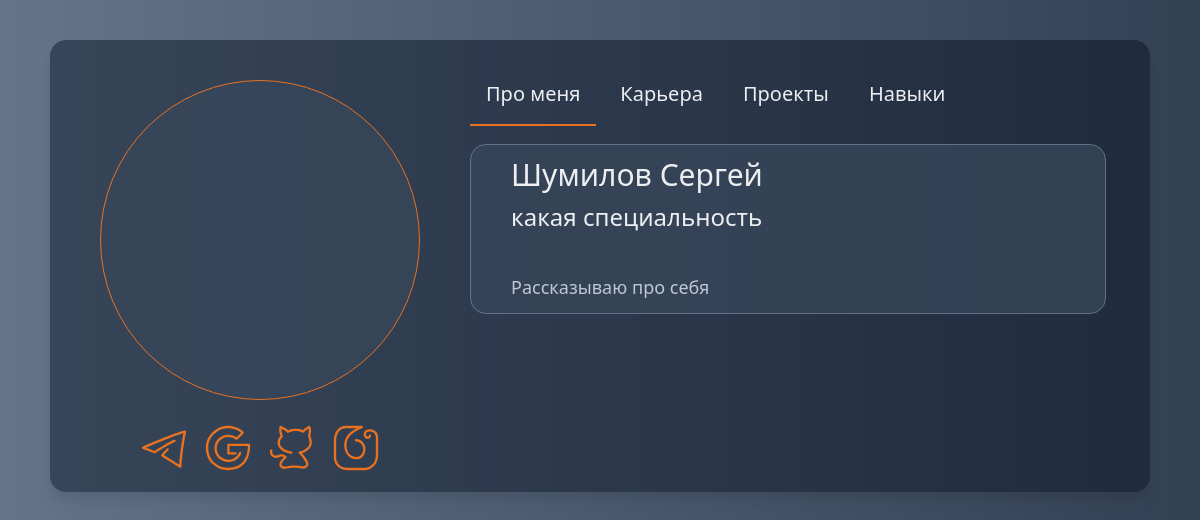
The app's page /, older data.
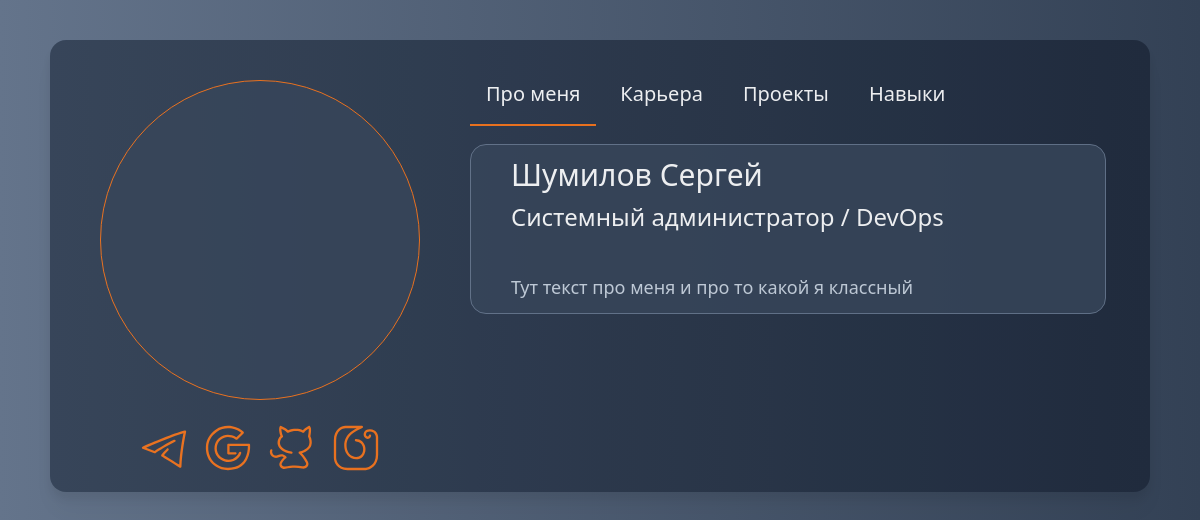
The same page, newer data.
### api/models.py (models this page shows, shortened)
class Bio(models.Model):
    name = models.CharField(max_length=200)
    position = models.CharField(max_length=200)
    about_me = models.TextField(default=None)

### api/views.py (the view)
# urls.py: path('', Main.as_view(), name='main'),
class Main(View):
    def get(self, request):
        skills = Skills.objects.all()
        bio = Bio.objects.get(name="Шумилов Сергей")
        projects = Projects.objects.all()
        feedback = Feedback.objects.all()
        jobs = Job.objects.all().order_by('-id')
        return render(request, 'index.html', {
            "skills":skills,
            "bio":bio,
            "projects":projects,
            "feedback":feedback,
            "jobs":jobs
        })

### api/templates/index.html (shortened to what this page needs)
{% load static tailwind_tags %}
{% load static %}
<!DOCTYPE html>
<html lang="en">
<head>
{% tailwind_css %}
</head>
<body class="bg-gradient-to-r from-slate-500 to-slate-700 pt-10 ">
    <div class="bg-gradient-to-r drop-shadow-xl from-slate-700 to-slate-800 opacity-90 min-w-[480px] w-3/5 flex h-full mx-auto items-center rounded-2xl flex-col lg:flex-row lg:items-stretch lg:w-5/6 lg:min-w-[1100px]">
        <div class="min-w-[420px] w-2/5 flex flex-col items-center">
            <div class="mt-10 mb-5 rounded-full bg-slate-700 h-80 w-80 border-orange-500 border">
            </div>
            <div class="mr-14 pb-8">
                <div class="flex justify-evenly w-80 h-10">
                    <a href="https://t.me/sergey_showmelove">
                    </a>
                    <a href="mailto:wumilovsergey@gmail.com">
                    </a>
                    <a href="https://github.com/shumilovsergey/">
                    </a>
                    <a href="https://www.instagram.com/json.fullstackham?igsh=dHpiZm5uOXdkcDJn&utm_source=qr">
                    </a>
                </div>
            </div>
        </div>
        <div class="min-w-[420px] lg:min-w-[700px] lg:w-[800px]">
            <div class="flex content-center flex-col space-y-4 lg:my-8">
                <div>
                    <div class="flex space-x-2">
                        <div>
                            <button class="text-xl hidden lg:block px-4 py-2 hover:bg-slate-700 text-white rounded duration-500" onclick="showContainer('c0')">
                                Про меня
                            </button>
                            <div id="c0-b" class="border-b-2 mt-2 border-orange-500" ></div>
                        </div>
                        <div>
                            <button class="text-xl hidden lg:block px-4 py-2 hover:bg-slate-700 text-white rounded duration-500" onclick="showContainer('c1')">
                                Карьера</button>
                        </div>
                        <div>
                            <button class="text-xl hidden lg:block px-4 py-2 hover:bg-slate-700 text-white rounded duration-500" onclick="showContainer('c2')">
                                Проекты</button>
                        </div>
                        <div>
                            <button class="text-xl hidden lg:block px-4 py-2 hover:bg-slate-700 text-white rounded duration-500" onclick="showContainer('c3')">
                                Навыки</button>
                        </div>
                    </div>
                    <div class="flex space-x-2">
                    </div>
                </div>
                <div class="flex-col lg:flex-auto lg:pr-16 text-left">
                    <div id="c0" class="bg-slate-700 px-10 py-3 border-slate-500 border rounded-2xl mb-4">
                        <div class="text-white text-3xl mb-2">{{ bio.name }}</div>
                        <div class="text-white text-2xl mb-10">{{ bio.position }}</div>
                        <div class="text-slate-300 text-lg" >{{ bio.about_me }}</div>
                    </div>
                </div>
            </div>
        </div>
    </div>
</body>
</html>

Row changes from the older to the newer data that the page shows:
changed Bio "Шумилов Сергей": position "какая специальность" → "Системный администратор / DevOps"; about_me "Рассказываю про себя" → "Тут текст про меня и про то какой я классный"
